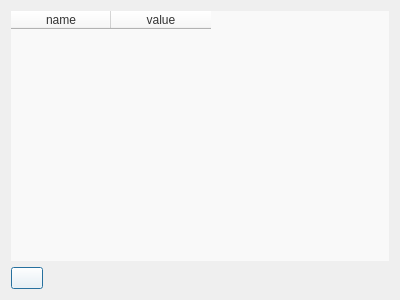
<?xml version="1.0" encoding="UTF-8"?>
<ui version="4.0">
 <class>settings</class>
 <widget class="QDialog" name="settings">
  <property name="geometry">
   <rect>
    <x>0</x>
    <y>0</y>
    <width>400</width>
    <height>300</height>
   </rect>
  </property>
  <property name="windowTitle">
   <string>Dialog</string>
  </property>
  <layout class="QGridLayout" name="gridLayout">
   <item row="0" column="0">
    <widget class="QTableWidget" name="settingTable">
     <property name="palette">
      <palette>
       <active>
        <colorrole role="WindowText">
         <brush brushstyle="SolidPattern">
          <color alpha="255">
           <red>51</red>
           <green>51</green>
           <blue>51</blue>
          </color>
         </brush>
        </colorrole>
        <colorrole role="Button">
         <brush brushstyle="SolidPattern">
          <color alpha="255">
           <red>249</red>
           <green>249</green>
           <blue>249</blue>
          </color>
         </brush>
        </colorrole>
        <colorrole role="Text">
         <brush brushstyle="SolidPattern">
          <color alpha="255">
           <red>51</red>
           <green>51</green>
           <blue>51</blue>
          </color>
         </brush>
        </colorrole>
        <colorrole role="ButtonText">
         <brush brushstyle="SolidPattern">
          <color alpha="255">
           <red>51</red>
           <green>51</green>
           <blue>51</blue>
          </color>
         </brush>
        </colorrole>
        <colorrole role="Base">
         <brush brushstyle="SolidPattern">
          <color alpha="255">
           <red>249</red>
           <green>249</green>
           <blue>249</blue>
          </color>
         </brush>
        </colorrole>
        <colorrole role="Window">
         <brush brushstyle="SolidPattern">
          <color alpha="255">
           <red>249</red>
           <green>249</green>
           <blue>249</blue>
          </color>
         </brush>
        </colorrole>
       </active>
       <inactive>
        <colorrole role="WindowText">
         <brush brushstyle="SolidPattern">
          <color alpha="255">
           <red>51</red>
           <green>51</green>
           <blue>51</blue>
          </color>
         </brush>
        </colorrole>
        <colorrole role="Button">
         <brush brushstyle="SolidPattern">
          <color alpha="255">
           <red>249</red>
           <green>249</green>
           <blue>249</blue>
          </color>
         </brush>
        </colorrole>
        <colorrole role="Text">
         <brush brushstyle="SolidPattern">
          <color alpha="255">
           <red>51</red>
           <green>51</green>
           <blue>51</blue>
          </color>
         </brush>
        </colorrole>
        <colorrole role="ButtonText">
         <brush brushstyle="SolidPattern">
          <color alpha="255">
           <red>51</red>
           <green>51</green>
           <blue>51</blue>
          </color>
         </brush>
        </colorrole>
        <colorrole role="Base">
         <brush brushstyle="SolidPattern">
          <color alpha="255">
           <red>249</red>
           <green>249</green>
           <blue>249</blue>
          </color>
         </brush>
        </colorrole>
        <colorrole role="Window">
         <brush brushstyle="SolidPattern">
          <color alpha="255">
           <red>249</red>
           <green>249</green>
           <blue>249</blue>
          </color>
         </brush>
        </colorrole>
       </inactive>
       <disabled>
        <colorrole role="WindowText">
         <brush brushstyle="SolidPattern">
          <color alpha="255">
           <red>51</red>
           <green>51</green>
           <blue>51</blue>
          </color>
         </brush>
        </colorrole>
        <colorrole role="Button">
         <brush brushstyle="SolidPattern">
          <color alpha="255">
           <red>249</red>
           <green>249</green>
           <blue>249</blue>
          </color>
         </brush>
        </colorrole>
        <colorrole role="Text">
         <brush brushstyle="SolidPattern">
          <color alpha="255">
           <red>51</red>
           <green>51</green>
           <blue>51</blue>
          </color>
         </brush>
        </colorrole>
        <colorrole role="ButtonText">
         <brush brushstyle="SolidPattern">
          <color alpha="255">
           <red>51</red>
           <green>51</green>
           <blue>51</blue>
          </color>
         </brush>
        </colorrole>
        <colorrole role="Base">
         <brush brushstyle="SolidPattern">
          <color alpha="255">
           <red>249</red>
           <green>249</green>
           <blue>249</blue>
          </color>
         </brush>
        </colorrole>
        <colorrole role="Window">
         <brush brushstyle="SolidPattern">
          <color alpha="255">
           <red>249</red>
           <green>249</green>
           <blue>249</blue>
          </color>
         </brush>
        </colorrole>
       </disabled>
      </palette>
     </property>
     <property name="styleSheet">
      <string notr="true">* { show-decoration-selected: 1 }
* { color: #333333 }
* { border: 0px solid white }
* {background-color: #f9f9f9}

QTableWidget::item:hover {
    background: qlineargradient(x1: 0, y1: 0, x2: 0, y2: 1,
                                stop: 0 transparent, stop: 1 transparent);
}

QTableWidget::item:selected:!active {
    background: qlineargradient(x1: 0, y1: 0, x2: 0, y2: 1,
                                stop: 0 transparent, stop: 1 transparent);
}

QTableWidget::icon:hover {
    background: qlineargradient(x1: 0, y1: 0, x2: 0, y2: 1,
                                stop: 0 transparent, stop: 1 transparent);
}

QScrollBar:vertical {
            border: 0px solid #c6c6c6;
            background: transparent;
            width: 13px;    
            margin: 0px 0px 0px 0px;
        }

QScrollBar:horizontal {
            border: 0px solid #c6c6c6;
            background: transparent;
            height: 13px;    
            margin: 0px 0px 0px 0px;
        }

QScrollBar::handle{
background: #c6c6c6;
border: 3px solid 1;
border-radius: 6px;
}

QScrollBar::add-line:vertical {
            height: 0px;
            subcontrol-position: bottom;
            subcontrol-origin: margin;
        }
QScrollBar::sub-line:vertical {
            height: 0 px;
            subcontrol-position: top;
            subcontrol-origin: margin;
        }
QScrollBar::add-line:horizontal {
            width: 0px;
            subcontrol-position: right;
            subcontrol-origin: margin;
        }
QScrollBar::sub-line:horizontal {
            width: 0 px;
            subcontrol-position: left;
            subcontrol-origin: margin;
        }</string>
     </property>
     <column>
      <property name="text">
       <string>name</string>
      </property>
     </column>
     <column>
      <property name="text">
       <string>value</string>
      </property>
     </column>
    </widget>
   </item>
   <item row="1" column="0">
    <widget class="QPushButton" name="pushButton">
     <property name="maximumSize">
      <size>
       <width>32</width>
       <height>32</height>
      </size>
     </property>
     <property name="styleSheet">
      <string notr="true">background-color: rgba(255, 255, 255, 0);</string>
     </property>
     <property name="text">
      <string/>
     </property>
     <property name="icon">
      <iconset resource="icons.qrc">
       <normaloff>:/icons/ok</normaloff>:/icons/ok</iconset>
     </property>
     <property name="iconSize">
      <size>
       <width>32</width>
       <height>32</height>
      </size>
     </property>
    </widget>
   </item>
  </layout>
 </widget>
 <resources>
  <include location="icons.qrc"/>
 </resources>
 <connections/>
</ui>
